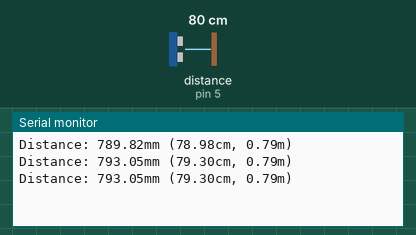
Bench run of a sketch on a simulated Arduino Uno, built with avr-gcc and run on an emulated ATmega328P. Shown: the last lines printed to the serial monitor. Wiring (inferred from the names in the program): ultrasonic range finder: trigger pin 4; echo pin 5. The inputs (shaded band) are chosen by the test bench; at power-on: distance to the obstacle (sensor on pin 5) 80 cm. The echo pulse lasts 58.3 µs per cm.

Above: at 1.3 s.
1.4 s: distance to the obstacle (sensor on pin 5) set to 2 cm
At 1.9 s:
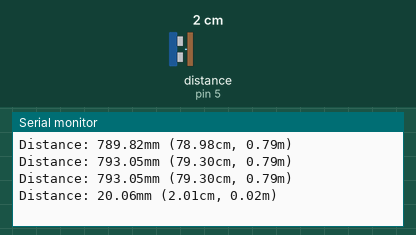
2.9 s: distance to the obstacle (sensor on pin 5) set to 4 cm
At 3.4 s:
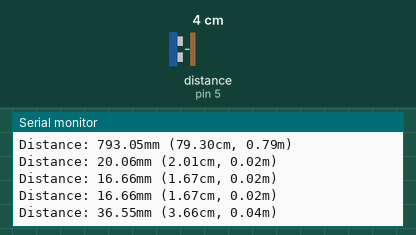
Timing chart, 0 to 5.9 s (numbered marks = the images above; inputs shaded):
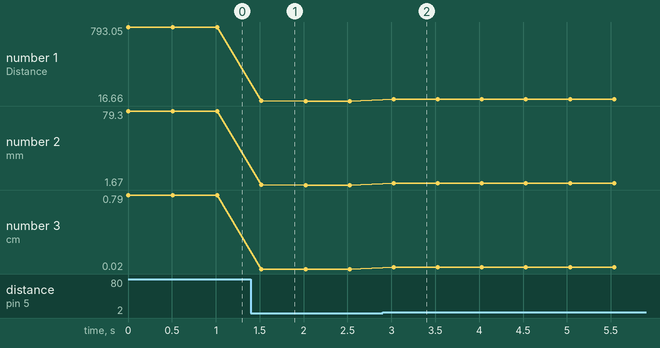

Measured:
- after the input at 1.4 s, the serial monitor: prints a new line after 0.12 s (image 1)
- after the input at 2.9 s, the serial monitor: prints a new line after 0.13 s (image 2)
- plotted number 1: 793.05 → 16.66 after the input at 1.4 s, 16.66 → 36.55 after the input at 2.9 s
- plotted number 2: 79.3 → 1.67 after the input at 1.4 s, 1.67 → 3.66 after the input at 2.9 s
- plotted number 3: 0.79 → 0.02 after the input at 1.4 s, 0.02 → 0.04 after the input at 2.9 s

The sketch:

Sensor.ino
```cpp
const byte TRIGGER_PIN = 4; // Broche TRIGGER
const byte ECHO_PIN = 5;    // Broche ECHO
const unsigned long MEASURE_TIMEOUT = 25000UL; // 25ms = ~8m à 340m/s
/* Vitesse du son dans l'air en mm/us */
const float SOUND_SPEED = 340.0 / 1000;
float moy1;
const float distanceDif = 15;

void setup() {
  /* Initialise les broches */
  pinMode(TRIGGER_PIN, OUTPUT);
  digitalWrite(TRIGGER_PIN, LOW); // La broche TRIGGER doit être à LOW au repos
  pinMode(ECHO_PIN, INPUT);
  Serial.begin(9600);  // We initialize serial connection so that we could print values from sensor.

}

void loop() {
  digitalWrite(TRIGGER_PIN, HIGH);
  delayMicroseconds(10);
  digitalWrite(TRIGGER_PIN,LOW);

  long measure = pulseIn(ECHO_PIN,HIGH,MEASURE_TIMEOUT);
  float distance_mm = measure / 2.0 * SOUND_SPEED;
  if(distance_mm >= (moy1 + distanceDif) || distance_mm < (moy1-distanceDif))
  {
     Serial.print(F("Distance: "));
  Serial.print(distance_mm);
  Serial.print(F("mm ("));
  Serial.print(distance_mm / 10.0, 2);
  Serial.print(F("cm, "));
  Serial.print(distance_mm / 1000.0, 2);
  Serial.println(F("m)"));
  delay(500);
  }

}
```
